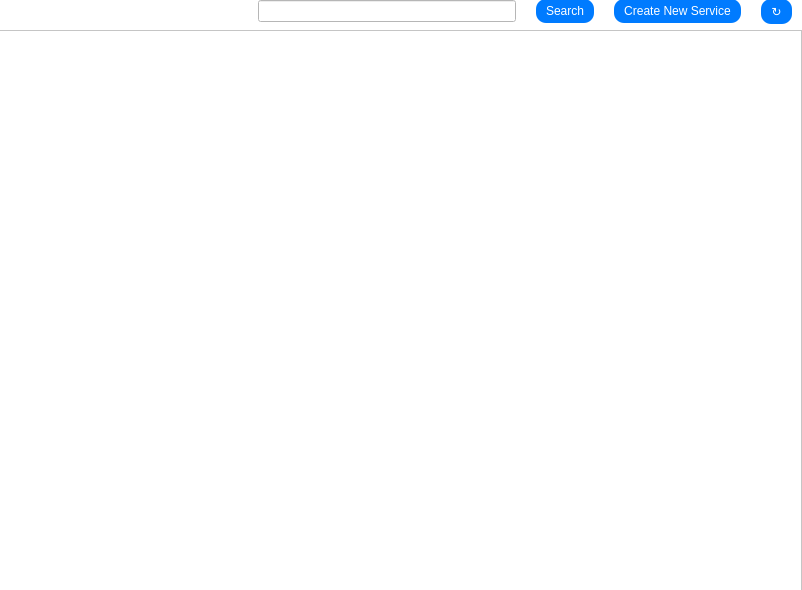
<?xml version="1.0" encoding="UTF-8"?>
<ui version="4.0">
 <class>SerivceScene</class>
 <widget class="QWidget" name="SerivceScene">
  <property name="geometry">
   <rect>
    <x>0</x>
    <y>0</y>
    <width>802</width>
    <height>590</height>
   </rect>
  </property>
  <property name="windowTitle">
   <string>Hotel</string>
  </property>
  <widget class="QWidget" name="containerQwidget" native="true">
   <property name="geometry">
    <rect>
     <x>-10</x>
     <y>-10</y>
     <width>821</width>
     <height>611</height>
    </rect>
   </property>
   <property name="styleSheet">
    <string notr="true"/>
   </property>
   <layout class="QHBoxLayout" name="horizontalLayout">
    <item>
     <layout class="QVBoxLayout" name="verticalLayout" stretch="8">
      <property name="sizeConstraint">
       <enum>QLayout::SetDefaultConstraint</enum>
      </property>
      <item>
       <widget class="QWidget" name="widget" native="true">
        <property name="styleSheet">
         <string notr="true">background-color: #FFFFFF</string>
        </property>
        <layout class="QVBoxLayout" name="verticalLayout_2">
         <item>
          <widget class="QWidget" name="widget_2" native="true">
           <property name="styleSheet">
            <string notr="true"/>
           </property>
           <layout class="QHBoxLayout" name="horizontalLayout_3" stretch="0,0,0,0,0">
            <property name="spacing">
             <number>20</number>
            </property>
            <property name="sizeConstraint">
             <enum>QLayout::SetMinimumSize</enum>
            </property>
            <property name="leftMargin">
             <number>0</number>
            </property>
            <property name="topMargin">
             <number>0</number>
            </property>
            <property name="rightMargin">
             <number>10</number>
            </property>
            <property name="bottomMargin">
             <number>0</number>
            </property>
            <item>
             <spacer name="horizontalSpacer">
              <property name="orientation">
               <enum>Qt::Horizontal</enum>
              </property>
              <property name="sizeHint" stdset="0">
               <size>
                <width>40</width>
                <height>20</height>
               </size>
              </property>
             </spacer>
            </item>
            <item>
             <widget class="QLineEdit" name="lineEdit"/>
            </item>
            <item>
             <widget class="QPushButton" name="filter_btn">
              <property name="styleSheet">
               <string notr="true">QPushButton {
                background-color: #007BFF;  /* Màu nền */
                color: white;                 /* Màu chữ */
                border: none;                 /* Không viền */
                border-radius: 10px;         /* Bo tròn góc */
                padding: 5px 10px;          /* Khoảng cách bên trong */
            }
            QPushButton:hover {
                background-color: #0056b3;   /* Màu nền khi di chuột qua */
            }</string>
              </property>
              <property name="text">
               <string>Search</string>
              </property>
             </widget>
            </item>
            <item>
             <widget class="QPushButton" name="add_booking_btn">
              <property name="styleSheet">
               <string notr="true">QPushButton {
                background-color: #007BFF;  /* Màu nền */
                color: white;                 /* Màu chữ */
                border: none;                 /* Không viền */
                border-radius: 10px;         /* Bo tròn góc */
                padding: 5px 10px;          /* Khoảng cách bên trong */
            }
            QPushButton:hover {
                background-color: #0056b3;   /* Màu nền khi di chuột qua */
            }</string>
              </property>
              <property name="text">
               <string>Create New Service</string>
              </property>
              <property name="flat">
               <bool>true</bool>
              </property>
             </widget>
            </item>
            <item>
             <widget class="QPushButton" name="refresh_btn">
              <property name="styleSheet">
               <string notr="true">QPushButton {
                background-color: #007BFF;  /* Màu nền */
                color: white;                 /* Màu chữ */
                border: none;                 /* Không viền */
                border-radius: 10px;         /* Bo tròn góc */
                padding: 5px 10px;          /* Khoảng cách bên trong */
            }
            QPushButton:hover {
                background-color: #0056b3;   /* Màu nền khi di chuột qua */
            }</string>
              </property>
              <property name="text">
               <string>↻</string>
              </property>
              <property name="flat">
               <bool>true</bool>
              </property>
             </widget>
            </item>
           </layout>
          </widget>
         </item>
         <item>
          <widget class="QTableView" name="service_data_table">
           <property name="sizePolicy">
            <sizepolicy hsizetype="Expanding" vsizetype="Expanding">
             <horstretch>0</horstretch>
             <verstretch>0</verstretch>
            </sizepolicy>
           </property>
           <property name="selectionBehavior">
            <enum>QAbstractItemView::SelectRows</enum>
           </property>
           <property name="showGrid">
            <bool>false</bool>
           </property>
           <property name="sortingEnabled">
            <bool>true</bool>
           </property>
           <attribute name="horizontalHeaderCascadingSectionResizes">
            <bool>false</bool>
           </attribute>
           <attribute name="verticalHeaderCascadingSectionResizes">
            <bool>false</bool>
           </attribute>
          </widget>
         </item>
        </layout>
       </widget>
      </item>
     </layout>
    </item>
   </layout>
  </widget>
 </widget>
 <resources/>
 <connections/>
</ui>
